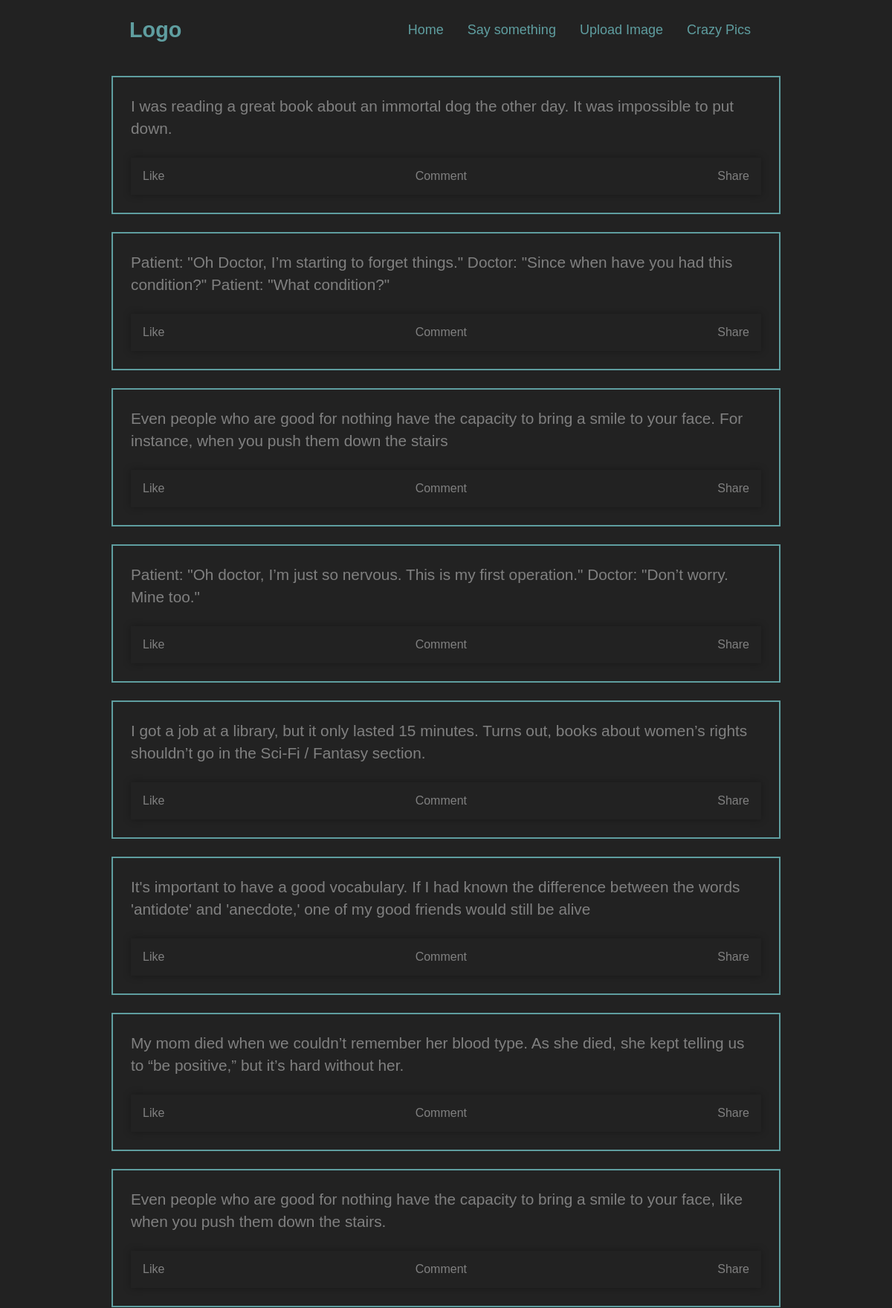
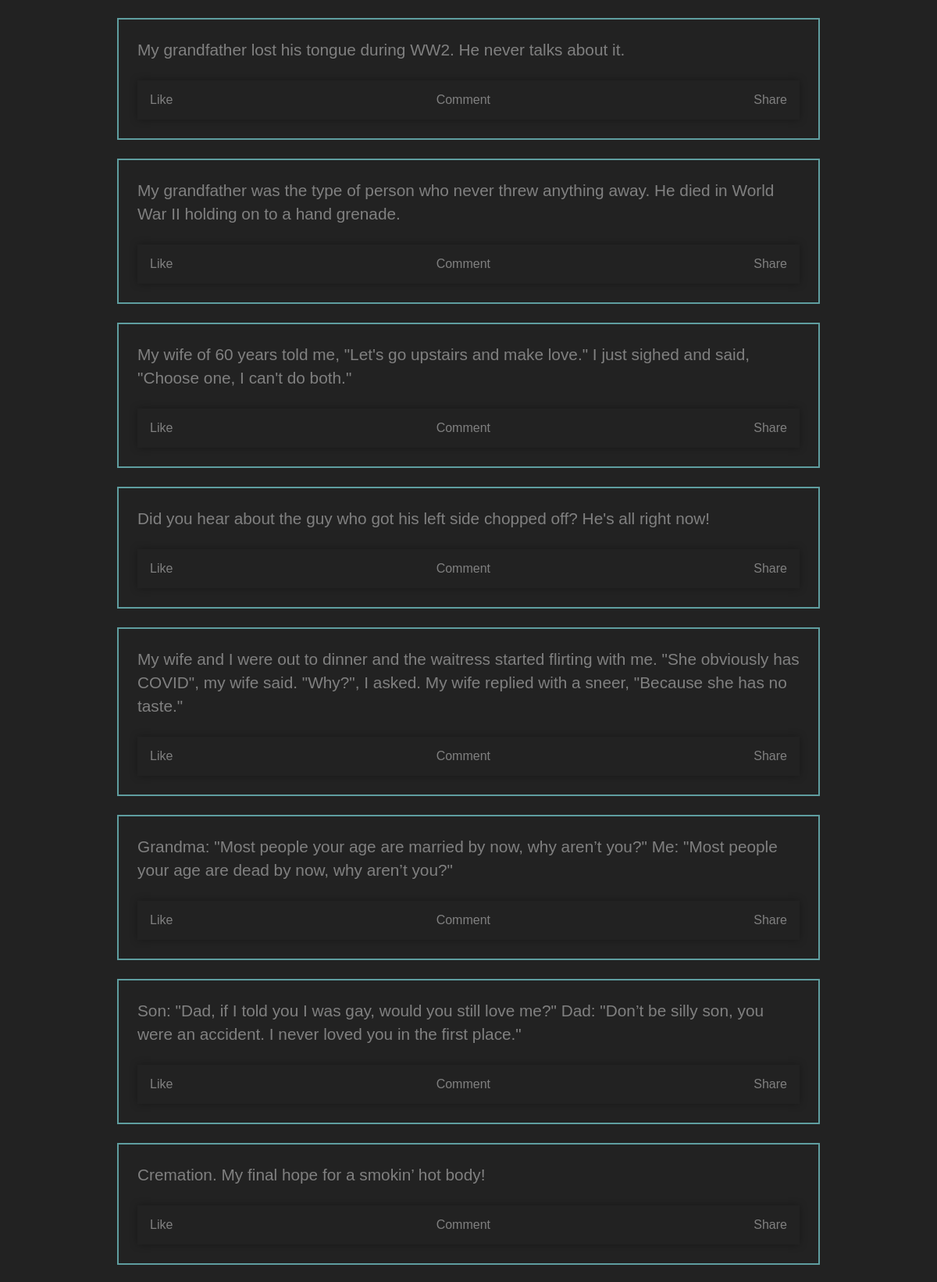
The page / (upper part) on the database its author committed (2 pictures, top to bottom).
### humor/models.py (models this page shows, shortened)
class UploadText(models.Model):
	name = models.CharField(max_length=200)
	humor = models.TextField()
	date_posted = models.DateTimeField(auto_now_add=True)

### humor/views.py (the view)
# urls.py: path('', views.home, name="home"),
def home(request):
	jokes = UploadText.objects.all().order_by("-date_posted")
	context = {
		'jokes':jokes
	}
	return render(request, "humor/home.html", context)

### humor/templates/humor/home.html (shortened to what this page needs)
{% load static %}
<!DOCTYPE html>
<html>
<head>
	<link rel="stylesheet" type="text/css" href="{% static 'css/home.css' %}">
</head>
<body>
	<header>
		<div class="logo">
			<h2>Logo</h2>
		</div>
		<ul class="navbar" id="navbar">
			<li><a href="{% url 'home' %}">Home</a></li>
			<li><a href="{% url 'say_something' %}">Say something</a></li>
			<li><a href="{% url 'upload_image' %}">Upload Image</a></li>
			<li><a href="{% url 'crazy_pics' %}">Crazy Pics</a></li>
		</ul>
	</header>
	<section class="main_posts_container">
		{% for x in jokes %}
			<div class="post">
				<div class="top_part">
					<p>
						{{x.humor}}
					</p>
				</div>
				<div class="bottom_part">
					<span>Like</span>
					<span>Comment</span>
					<span>Share</span>
				</div>
			</div>
		{% endfor %}
	</section>
</body>
</html>

### static/css/home.css (style rules this page uses)
* { margin: 0; padding: 0; box-sizing: border-box; font-family: sans-serif; background-color: #222; }
body { margin: 0 auto; max-width: 900px; }
header { display: flex; justify-content: space-between; align-items: center; padding: 1.5rem; position: sticky; top: 0; z-index: 999; }
.logo { cursor: pointer; }
.logo h2 { color: cadetblue; font-size: 1.8rem; }
.navbar { display: flex; justify-content: center; align-items: center; }
.navbar li { list-style: none; margin: 0 1rem; }
.navbar li a { text-decoration: none; color: cadetblue; font-size: 18px; }
.main_posts_container { display: flex; flex-direction: column; margin-top: 1.3rem; }
.main_posts_container .post { border: 2px solid cadetblue; padding: 1.5rem; margin-bottom: 1.5rem; }
.main_posts_container .post .top_part { margin-bottom: 1.5rem; }
.main_posts_container .post .top_part p { color: grey; line-height: 30px; font-size: 1.3rem; }
.main_posts_container .post .bottom_part { display: flex; justify-content: space-between; align-items: center; padding: 1rem; box-shadow: 0px 0px 10px rgba(0, 0, 0, 0.3); }
.main_posts_container .post .bottom_part span { color: grey; font-size: 1rem; cursor: pointer; }

### rows shown on the page
UploadText: humor "I was reading a great book about an immortal dog the other day. It was impossible to put down."
UploadText: humor "Patient: \"Oh Doctor, I’m starting to forget things.\" Doctor: \"Since when have you had this condition?\" Patient: \"What condition?\""
UploadText: humor "Even people who are good for nothing have the capacity to bring a smile to your face. For instance, when you push them down the stairs"
UploadText: humor "Patient: \"Oh doctor, I’m just so nervous. This is my first operation.\" Doctor: \"Don’t worry. Mine too.\""
UploadText: humor "I got a job at a library, but it only lasted 15 minutes. Turns out, books about women’s rights shouldn’t go in the Sci-Fi / Fantasy section."
UploadText: humor "It's important to have a good vocabulary. If I had known the difference between the words 'antidote' and 'anecdote,' one of my good friends would still be alive"
UploadText: humor "My mom died when we couldn’t remember her blood type. As she died, she kept telling us to “be positive,” but it’s hard without her."
UploadText: humor "Even people who are good for nothing have the capacity to bring a smile to your face, like when you push them down the stairs."
UploadText: humor "My grandfather lost his tongue during WW2. He never talks about it."
UploadText: humor "My grandfather was the type of person who never threw anything away. He died in World War II holding on to a hand grenade."
UploadText: humor "My wife of 60 years told me, \"Let's go upstairs and make love.\" I just sighed and said, \"Choose one, I can't do both.\""
UploadText: humor "Did you hear about the guy who got his left side chopped off? He's all right now!"
UploadText: humor "My wife and I were out to dinner and the waitress started flirting with me. \"She obviously has COVID\", my wife said. \"Why?\", I asked. My wife replied with a sneer, \"Because she has no taste.\""
UploadText: humor "Grandma: \"Most people your age are married by now, why aren’t you?\" Me: \"Most people your age are dead by now, why aren’t you?\""
UploadText: humor "Son: \"Dad, if I told you I was gay, would you still love me?\" Dad: \"Don’t be silly son, you were an accident. I never loved you in the first place.\""
UploadText: humor "Cremation. My final hope for a smokin’ hot body!"
